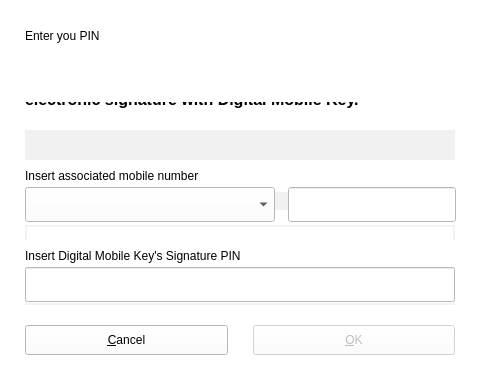
<?xml version="1.0" encoding="UTF-8"?>
<ui version="4.0">
 <class>dlgWndAskCmdClass</class>
 <widget class="QDialog" name="dlgWndAskCmdClass">
  <property name="geometry">
   <rect>
    <x>0</x>
    <y>0</y>
    <width>480</width>
    <height>380</height>
   </rect>
  </property>
  <property name="windowTitle">
   <string>dlgWndAskCmd</string>
  </property>
  <property name="styleSheet">
   <string notr="true">background-color: rgb(255, 255, 255);</string>
  </property>
  <widget class="QWidget" name="widget" native="true">
   <property name="geometry">
    <rect>
     <x>0</x>
     <y>0</y>
     <width>480</width>
     <height>380</height>
    </rect>
   </property>
   <property name="autoFillBackground">
    <bool>false</bool>
   </property>
   <property name="styleSheet">
    <string notr="true"/>
   </property>
   <widget class="QLabel" name="lblHeader">
   <property name="text">
     <string>Attention: You are about to make a legally binding electronic signature with Digital Mobile Key.</string>
    </property>
    <property name="wordWrap">
      <bool>true</bool>
    </property>
   <property name="geometry">
    <rect>
     <x>25</x>
     <y>55</y>
     <width>430</width>
     <height>71</height>
    </rect>
   </property>
   <property name="styleSheet">
    <string notr="true">color : #000000; font-size:12pt; font-weight:500; background:rgba(0,0,0,0)</string>
   </property>
  </widget>
  <widget class="QLabel" name="lblDocumentId">
   <property name="text">
     <string>Signing data with identifier:</string>
    </property>
    <property name="visible">
      <bool>false</bool>
    </property>
    <property name="wordWrap">
      <bool>true</bool>
    </property>
   <property name="geometry">
    <rect>
     <x>25</x>
     <y>130</y>
     <width>430</width>
     <height>80</height>
    </rect>
   </property>
   <property name="styleSheet">
    <string notr="true">color : #000000; font-size:12pt; background: #f1f1f2; padding: 13px;</string>
   </property>
  </widget>
  <widget class="QLabel" name="lblClickToActivate">
    <property name="enabled">
     <bool>true</bool>
    </property>
    <property name="geometry">
     <rect>
      <x>25</x>
      <y>70</y>
      <width>430</width>
      <height>32</height>
     </rect>
    </property>
    <property name="acceptDrops">
     <bool>false</bool>
    </property>
    <property name="layoutDirection">
     <enum>Qt::RightToLeft</enum>
    </property>
    <property name="autoFillBackground">
     <bool>false</bool>
    </property>
    <property name="styleSheet">
     <string notr="true">font-size:11pt; font-style: italic</string>
    </property>
      <property name="alignment">
     <set>Qt::AlignLeading|Qt::AlignLeft|Qt::AlignVCenter</set>
    </property>
   </widget>

   <widget class="QLabel" name="lblMobile">
    <property name="enabled">
     <bool>true</bool>
    </property>
    <property name="geometry">
     <rect>
      <x>25</x>
      <y>160</y>
      <width>430</width>
      <height>32</height>
     </rect>
    </property>
    <property name="acceptDrops">
     <bool>false</bool>
    </property>
    <property name="layoutDirection">
     <enum>Qt::RightToLeft</enum>
    </property>
    <property name="autoFillBackground">
     <bool>false</bool>
    </property>
    <property name="text">
     <string>Insert associated mobile number</string>
    </property>
    <property name="alignment">
     <set>Qt::AlignLeading|Qt::AlignLeft|Qt::AlignVCenter</set>
    </property>
   </widget>
   <widget class="QComboBox" name="listCountryCode">
    <property name="geometry">
     <rect>
      <x>25</x>
      <y>187</y>
      <width>250</width>
      <height>35</height>
     </rect>
    </property>
   </widget>
   
   <widget class="QWidget" name="rectSendSms">
    <property name="geometry">
      <rect>
      <x>25</x>
      <y>225</y>
      <width>430</width>
      <height>80</height>
      </rect>
    </property>
    <property name="visible">
      <bool>false</bool>
    </property>
    <property name="styleSheet">
      <string notr="true">border: 2px solid #f1f2f2;</string>
    </property>

    <widget class="QLabel" name="lblSendSms">
      <property name="text">
        <string>To send the code by SMS press "SEND BY SMS"</string>
        </property>
        <property name="wordWrap">
          <bool>true</bool>
        </property>
      <property name="geometry">
        <rect>
        <x>0</x>
        <y>0</y>
        <width>240</width>
        <height>80</height>
        </rect>
      </property>
      <property name="styleSheet">
        <string notr="true">margin: 13px; border: transparent;</string>
      </property>
      </widget>

      <widget class="QPushButton" name="btnSendSms">
        <property name="geometry">
          <rect>
          <x>238</x>
          <y>25</y>
          <width>180</width>
          <height>30</height>
          </rect>
        </property>
        <property name="text">
          <string>SEND SMS</string>
        </property>
      </widget>
   </widget>

   <widget class="QLineEdit" name="txtMobile">
    <property name="geometry">
     <rect>
      <x>288</x>
      <y>187</y>
      <width>168</width>
      <height>35</height>
     </rect>
    </property>
   </widget>
   <widget class="QLabel" name="lblCode">
    <property name="geometry">
     <rect>
      <x>25</x>
      <y>240</y>
      <width>430</width>
      <height>32</height>
     </rect>
    </property>
    <property name="layoutDirection">
     <enum>Qt::RightToLeft</enum>
    </property>
    <property name="autoFillBackground">
     <bool>false</bool>
    </property>
    <property name="frameShape">
     <enum>QFrame::NoFrame</enum>
    </property>
    <property name="frameShadow">
     <enum>QFrame::Plain</enum>
    </property>
    <property name="text">
     <string>Insert Digital Mobile Key's Signature PIN</string>
    </property>
    <property name="textFormat">
     <enum>Qt::AutoText</enum>
    </property>
    <property name="scaledContents">
     <bool>false</bool>
    </property>
    <property name="alignment">
     <set>Qt::AlignLeading|Qt::AlignLeft|Qt::AlignVCenter</set>
    </property>
   </widget>
   <widget class="QLineEdit" name="txtCode">
    <property name="geometry">
     <rect>
      <x>25</x>
      <y>267</y>
      <width>430</width>
      <height>35</height>
     </rect>
    </property>
   </widget>
   <widget class="QLabel" name="lblError">
    <property name="geometry">
     <rect>
      <x>25</x>
      <y>295</y>
      <width>430</width>
      <height>20</height>
     </rect>
    </property>
    <property name="text">
     <string/>
    </property>
    <property name="styleSheet">
     <string>background: rgba(0,0,0,0); color: #FF0000; font-size:12pt;</string>
    </property>
   </widget>
   <widget class="QLabel" name="lblCaution">
   <property name="text">
     <string>Attention: You are about to make a legally binding electronic signature with Digital Mobile Key.</string>
    </property>
    <property name="wordWrap">
      <bool>true</bool>
    </property>
   <property name="geometry">   
    <rect>
     <x>25</x>
     <y>370</y>
     <width>430</width>
     <height>71</height>
    </rect>
   </property>
   <property name="styleSheet">
    <string notr="true">color : #000000; font-size:12pt; font-weight:500; background:rgba(0,0,0,0)</string>
   </property>
  </widget>
   <widget class="QPushButton" name="btnCancel">
    <property name="geometry">
      <rect>
      <x>25</x>
      <y>325</y>
      <width>203</width>
      <height>30</height>
      </rect>
    </property>
    <property name="text">
      <string>&amp;Cancel</string>
    </property>
   </widget>
   <widget class="QPushButton" name="btnOk">
    <property name="enabled">
      <bool>false</bool>
    </property>
    <property name="geometry">
      <rect>
      <x>253</x>
      <y>325</y>
      <width>202</width>
      <height>30</height>
      </rect>
    </property>
    <property name="text">
      <string>&amp;OK</string>
    </property>
    <property name="default">
      <bool>true</bool>
    </property>
    </widget>
   <widget class="QLabel" name="lblTitle">
    <property name="geometry">
     <rect>
      <x>25</x>
      <y>10</y>
      <width>361</width>
      <height>51</height>
     </rect>
    </property>
    <property name="text">
     <string>Enter you PIN</string>
    </property>
    <property name="wordWrap">
     <bool>true</bool>
    </property>
   </widget>
   <widget class="QLabel" name="lblIcon">
    <property name="geometry">
     <rect>
      <x>415</x>
      <y>15</y>
      <width>40</width>
      <height>40</height>
     </rect>
    </property>
    <property name="text">
     <string/>
    </property>
   </widget>
  </widget>
  <widget class="QWidget" name="layoutWidget">
   <property name="geometry">
    <rect>
     <x>0</x>
     <y>0</y>
     <width>2</width>
     <height>2</height>
    </rect>
   </property>
   <layout class="QHBoxLayout"/>
  </widget>
 </widget>
 <layoutdefault spacing="6" margin="11"/>
 <resources/>
 <connections>
  <connection>
   <sender>btnOk</sender>
   <signal>clicked()</signal>
   <receiver>dlgWndAskCmdClass</receiver>
   <slot>accept()</slot>
   <hints>
    <hint type="sourcelabel">
     <x>218</x>
     <y>290</y>
    </hint>
    <hint type="destinationlabel">
     <x>175</x>
     <y>213</y>
    </hint>
   </hints>
  </connection>
  <connection>
   <sender>btnCancel</sender>
   <signal>clicked()</signal>
   <receiver>dlgWndAskCmdClass</receiver>
   <slot>reject()</slot>
   <hints>
    <hint type="sourcelabel">
     <x>556</x>
     <y>364</y>
    </hint>
    <hint type="destinationlabel">
     <x>424</x>
     <y>237</y>
    </hint>
   </hints>
  </connection>
  <connection>
   <sender>btnSendSms</sender>
   <signal>clicked()</signal>
   <receiver>dlgWndAskCmdClass</receiver>
   <slot>sendSms()</slot>
  </connection>
 </connections>
</ui>
